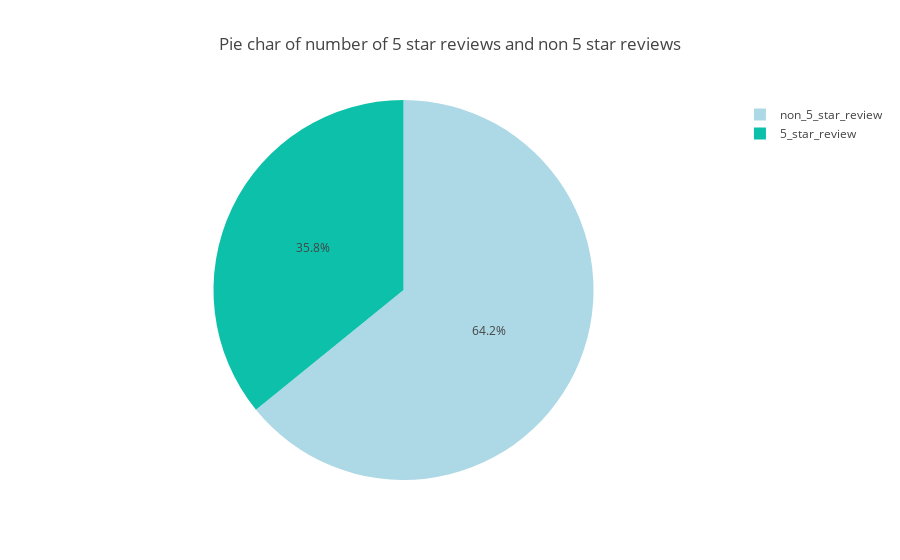

Source (notebook cell):
### Markdown cell above
Pie char of number of 5 star reviews and non 5 star reviews

### Code cell
pieTrace = {'type' : 'pie',
           'labels' : temp.index,
           'values' : temp,
           'marker' : {'colors' : ["rgb(12,192,170)","lightblue"]}
           }

data = [pieTrace]

layout = {'title' : 'Pie char of number of 5 star reviews and non 5 star reviews'}

fig = {'data' : data, 'layout' : layout}

pyo.iplot(fig)

### Figure 1 — Plotly figure (JSON) as saved in the notebook; plotly's stock layout.template omitted (floating-point values rounded to 4 significant figures)
{"data": [{"labels": ["5_star_review", "non_5_star_review"], "marker": {"colors": ["rgb(12,192,170)", "lightblue"]}, "type": "pie", "values": [364537, 652365]}], "layout": {"title": "Pie char of number of 5 star reviews and non 5 star reviews"}}
